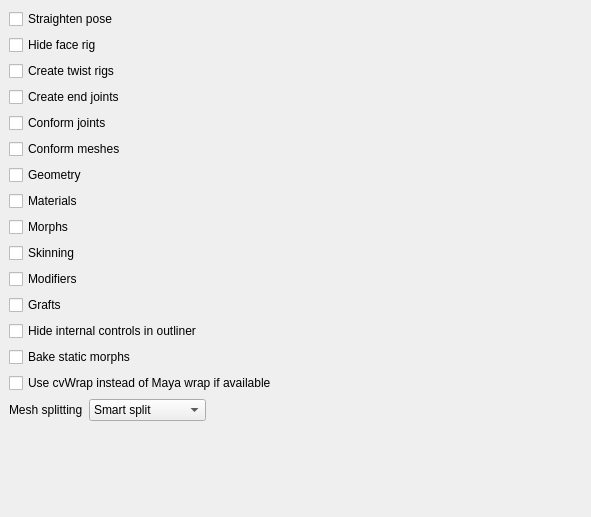
<?xml version="1.0" encoding="UTF-8"?>
<ui version="4.0">
 <class>Form</class>
 <widget class="QWidget" name="Form">
  <property name="geometry">
   <rect>
    <x>0</x>
    <y>0</y>
    <width>591</width>
    <height>517</height>
   </rect>
  </property>
  <property name="windowTitle">
   <string>Form</string>
  </property>
  <widget class="QWidget" name="layoutWidget">
   <property name="geometry">
    <rect>
     <x>9</x>
     <y>9</y>
     <width>571</width>
     <height>481</height>
    </rect>
   </property>
   <layout class="QVBoxLayout" name="verticalLayout">
    <item>
     <widget class="QCheckBox" name="straighten_pose">
      <property name="text">
       <string>Straighten pose</string>
      </property>
     </widget>
    </item>
    <item>
     <widget class="QCheckBox" name="hide_face_rig">
      <property name="text">
       <string>Hide face rig</string>
      </property>
     </widget>
    </item>
    <item>
     <widget class="QCheckBox" name="create_twist_rigs">
      <property name="sizePolicy">
       <sizepolicy hsizetype="Minimum" vsizetype="Fixed">
        <horstretch>0</horstretch>
        <verstretch>0</verstretch>
       </sizepolicy>
      </property>
      <property name="text">
       <string>Create twist rigs</string>
      </property>
     </widget>
    </item>
    <item>
     <widget class="QCheckBox" name="end_joints">
      <property name="text">
       <string>Create end joints</string>
      </property>
     </widget>
    </item>
    <item>
     <widget class="QCheckBox" name="conform_meshes">
      <property name="text">
       <string>Conform joints</string>
      </property>
     </widget>
    </item>
    <item>
     <widget class="QCheckBox" name="conform_joints">
      <property name="text">
       <string>Conform meshes</string>
      </property>
     </widget>
    </item>
    <item>
     <widget class="QCheckBox" name="geometry">
      <property name="text">
       <string>Geometry</string>
      </property>
     </widget>
    </item>
    <item>
     <widget class="QCheckBox" name="materials">
      <property name="text">
       <string>Materials</string>
      </property>
     </widget>
    </item>
    <item>
     <widget class="QCheckBox" name="morphs">
      <property name="text">
       <string>Morphs</string>
      </property>
     </widget>
    </item>
    <item>
     <widget class="QCheckBox" name="skinning">
      <property name="text">
       <string>Skinning</string>
      </property>
     </widget>
    </item>
    <item>
     <widget class="QCheckBox" name="modifiers">
      <property name="text">
       <string>Modifiers</string>
      </property>
     </widget>
    </item>
    <item>
     <widget class="QCheckBox" name="grafts">
      <property name="text">
       <string>Grafts</string>
      </property>
     </widget>
    </item>
    <item>
     <widget class="QCheckBox" name="internal_control_hide_in_outliner">
      <property name="text">
       <string>Hide internal controls in outliner</string>
      </property>
     </widget>
    </item>
    <item>
     <widget class="QCheckBox" name="bake_static_morphs">
      <property name="text">
       <string>Bake static morphs</string>
      </property>
     </widget>
    </item>
    <item>
     <widget class="QCheckBox" name="use_cvwrap">
      <property name="text">
       <string>Use cvWrap instead of Maya wrap if available</string>
      </property>
     </widget>
    </item>
    <item>
     <layout class="QHBoxLayout" name="horizontalLayout" stretch="0,0,0">
      <item>
       <widget class="QLabel" name="label">
        <property name="text">
         <string>Mesh splitting</string>
        </property>
       </widget>
      </item>
      <item>
       <widget class="QComboBox" name="mesh_split_mode">
        <property name="maxVisibleItems">
         <number>3</number>
        </property>
        <property name="sizeAdjustPolicy">
         <enum>QComboBox::AdjustToContents</enum>
        </property>
        <item>
         <property name="text">
          <string>Smart split</string>
         </property>
        </item>
        <item>
         <property name="text">
          <string>Don't split props</string>
         </property>
        </item>
        <item>
         <property name="text">
          <string>Never split</string>
         </property>
        </item>
       </widget>
      </item>
      <item>
       <spacer name="horizontalSpacer">
        <property name="orientation">
         <enum>Qt::Horizontal</enum>
        </property>
        <property name="sizeHint" stdset="0">
         <size>
          <width>40</width>
          <height>20</height>
         </size>
        </property>
       </spacer>
      </item>
     </layout>
    </item>
    <item>
     <spacer name="verticalSpacer">
      <property name="orientation">
       <enum>Qt::Vertical</enum>
      </property>
      <property name="sizeHint" stdset="0">
       <size>
        <width>20</width>
        <height>40</height>
       </size>
      </property>
     </spacer>
    </item>
   </layout>
  </widget>
 </widget>
 <resources/>
 <connections/>
</ui>
